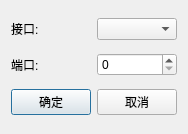
<?xml version="1.0" encoding="UTF-8"?>
<ui version="4.0">
 <class>ChooseDlg</class>
 <widget class="QDialog" name="ChooseDlg">
  <property name="geometry">
   <rect>
    <x>0</x>
    <y>0</y>
    <width>176</width>
    <height>134</height>
   </rect>
  </property>
  <property name="windowTitle">
   <string>Dialog</string>
  </property>
  <layout class="QVBoxLayout" name="verticalLayout">
   <item>
    <layout class="QHBoxLayout" name="horizontalLayout_2">
     <item>
      <widget class="QLabel" name="label">
       <property name="text">
        <string>接口:</string>
       </property>
      </widget>
     </item>
     <item>
      <widget class="QComboBox" name="interface_comboBox"/>
     </item>
    </layout>
   </item>
   <item>
    <layout class="QHBoxLayout" name="horizontalLayout_3">
     <item>
      <widget class="QLabel" name="label_2">
       <property name="text">
        <string>端口:</string>
       </property>
      </widget>
     </item>
     <item>
      <widget class="QSpinBox" name="port_spinBox"/>
     </item>
    </layout>
   </item>
   <item>
    <layout class="QHBoxLayout" name="horizontalLayout">
     <item>
      <widget class="QPushButton" name="ok_btn">
       <property name="text">
        <string>确定</string>
       </property>
      </widget>
     </item>
     <item>
      <spacer name="horizontalSpacer">
       <property name="orientation">
        <enum>Qt::Horizontal</enum>
       </property>
       <property name="sizeHint" stdset="0">
        <size>
         <width>40</width>
         <height>20</height>
        </size>
       </property>
      </spacer>
     </item>
     <item>
      <widget class="QPushButton" name="cacel_btn">
       <property name="text">
        <string>取消</string>
       </property>
      </widget>
     </item>
    </layout>
   </item>
  </layout>
 </widget>
 <resources/>
 <connections/>
</ui>
